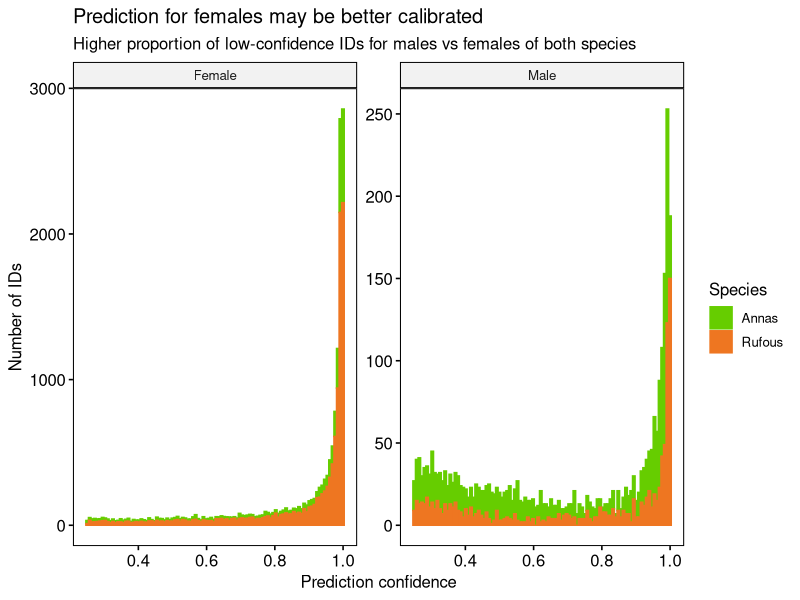
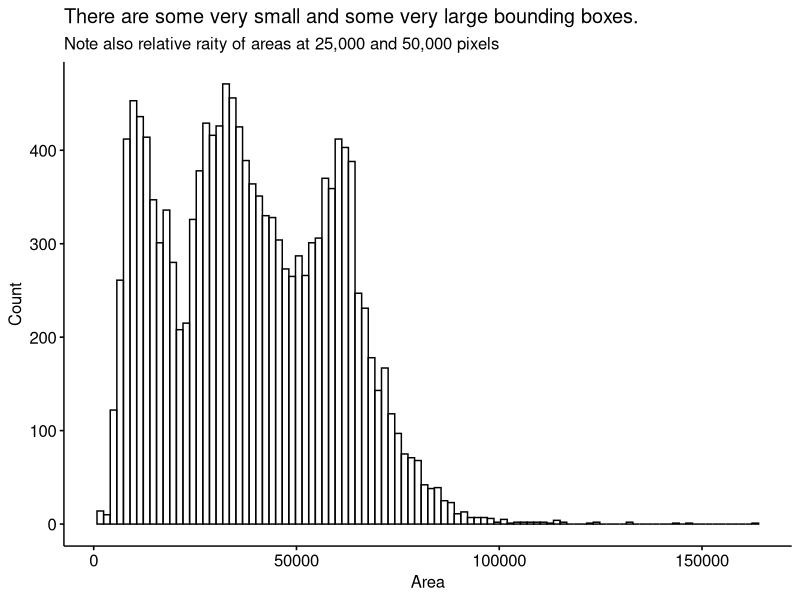
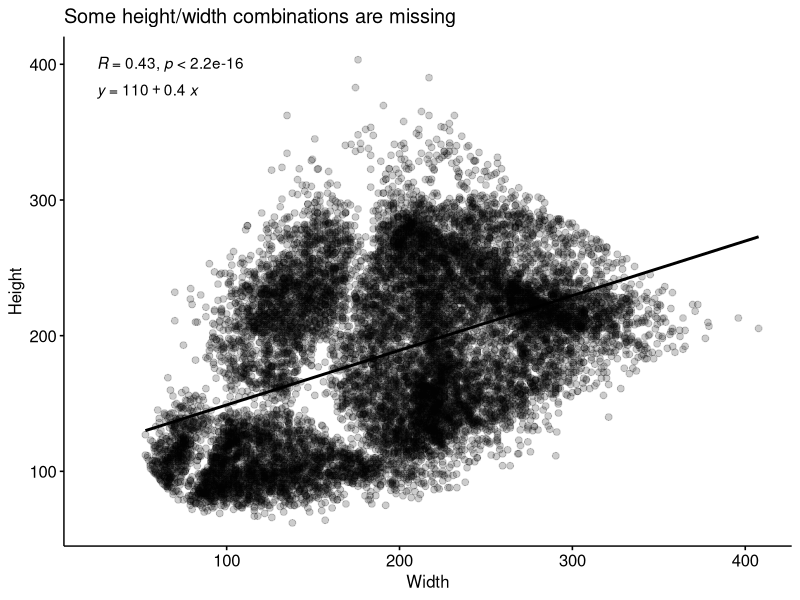
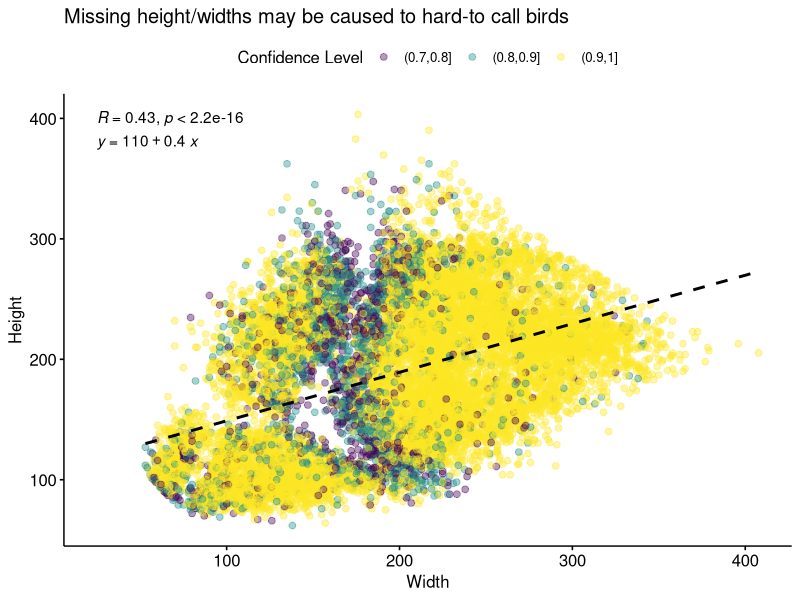
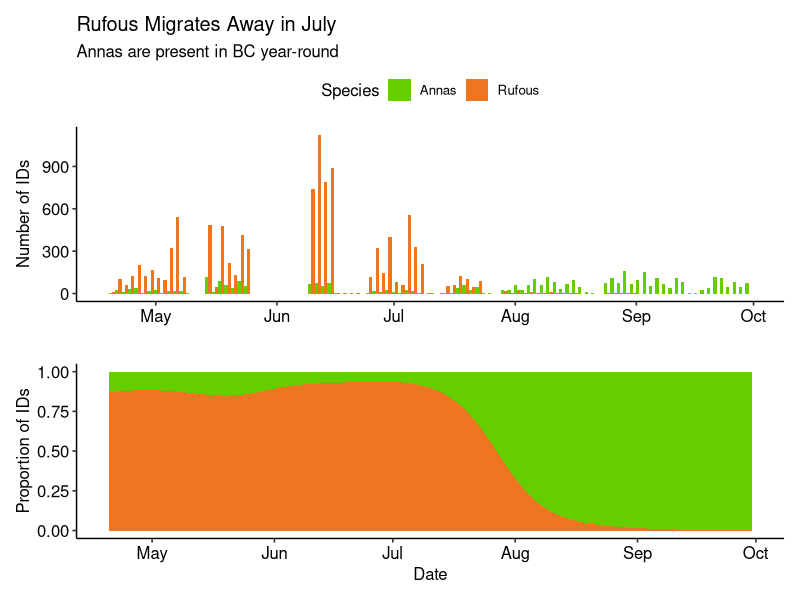
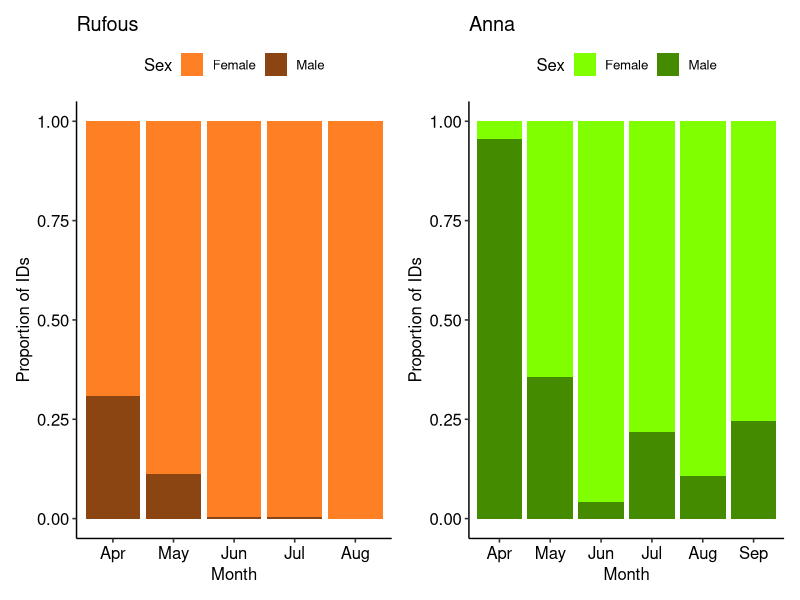
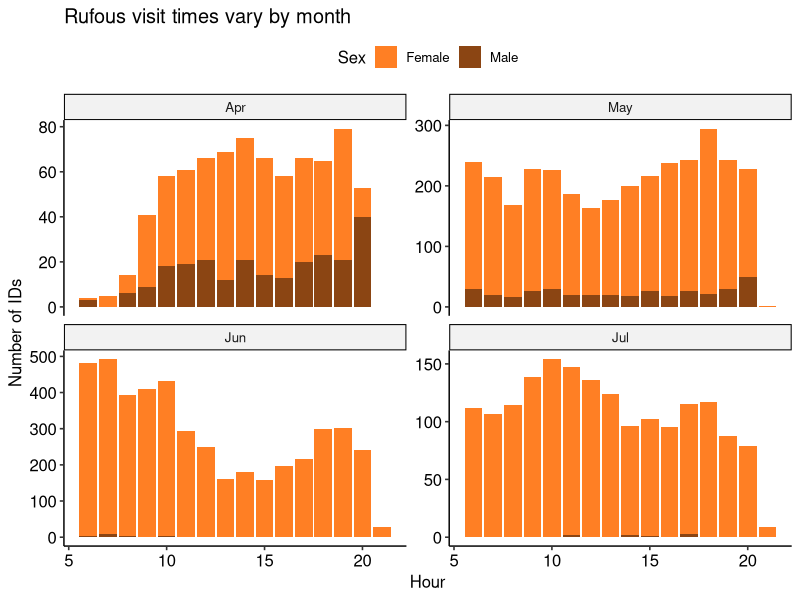
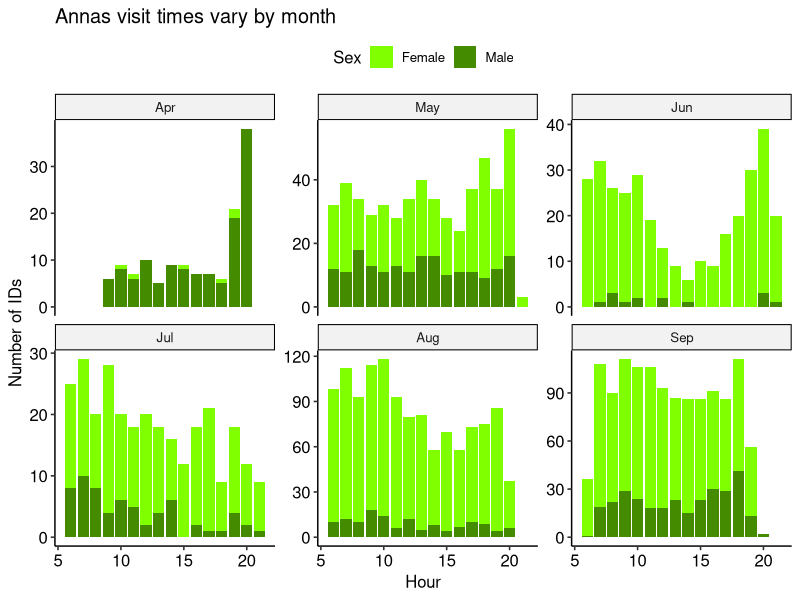

The R source for these figures, in order:
## ---- chunk 1
library(tidyverse)
library(lubridate)
library(patchwork)
library(ggpubr)

#weather <- read_csv('https://github.com/teaswamp-creations/galiwatch.ca/raw/quarto-website/posts/hummer-watch/WS_hours.csv') %>%
weather <- read_csv('WS_hours.csv') %>%
  # retain only non-duplicates
  distinct() %>%
  # Clean up timestamps, convert to celsius
  mutate(Date = ymd(Date), 
         MergeTime = ymd_hms(paste(Date, Time)),
         `Temp C` = (`Outdoor Temperature F`-32) * (5/9)
         )

# classifier labels
classes = c('Rufous_Male', 'Annas_Male', 'Person', 'Annas_Female', 'Rufous_Female')

# read in bird detection data, and do some basic data cleaning
#bird <- read_csv('https://raw.githubusercontent.com/teaswamp-creations/galiwatch.ca/quarto-website/posts/hummer-watch/2021_reprocessed_hummers_combo_2023.csv') %>% 
bird <- read_csv('2021_reprocessed_hummers_combo_2023.csv') %>%
  # lookup labels
  mutate(class = classes[label + 1]) %>%
  # put columns into tidy format
  separate(class, into=c('Species', 'Sex'), sep='_') %>%
  separate(image, into=c('Date', 'image'), sep="_", remove = F) %>%
  separate(image, into=c('hhmm'), sep=".jpg", extra = 'drop') %>%
  # clean up timestamps
  mutate(Timestamp = ymd_hm(paste(Date, hhmm))) %>%
  # remove people
  filter(label != 2) %>%
  # change column types, correct for variable image size
  mutate(Date=ymd(Date),
         Month=factor(month(Date, label = T)),
         Hour=hour(Timestamp),
         Species = ordered(Species),
         Sex = factor(Sex),
         ymin2 = ymin,
         ymin = (y_size - ymax),
         ymax = (y_size - ymin2),
         MergeTime = floor_date(Timestamp, 'hour')
  ) %>%
  # correct for variable image size
  mutate(
    ymin = ifelse(y_size == 420, ymin * (616/420), ymin),
    ymax = ifelse(y_size == 420, ymax * (616/420), ymax),
    xmin = ifelse(y_size == 420, xmin * (616/420), xmin),
    xmax = ifelse(y_size == 420, xmax * (616/420), xmax),
  ) 
## ---- chunk 2
knitr::kable(head(weather))
## ---- chunk 3
knitr::kable(head(bird))
## ---- chunk 4
bird %>%
  group_by(Species, Sex) %>%
  summarise('Number of ids' = n(), .groups = 'keep') %>%
  kableExtra::kbl() %>%
  kableExtra::kable_styling(full_width = F)
## ---- chunk 5
bird %>%
  gghistogram(x = 'confidence', fill = 'Species', color='Species', bins=100,
              facet.by = 'Sex', scales = 'free_y', alpha=1, position='stack') +
  labs(title = 'Prediction for females may be better calibrated',
       subtitle = 'Higher proportion of low-confidence IDs for males vs females of both species', 
       x = 'Prediction confidence', y = 'Number of IDs') + 
  theme(legend.position = 'right') + 
  scale_fill_manual(values=c('chartreuse3', 'chocolate2')) + 
  scale_colour_manual(values=c('chartreuse3', 'chocolate2'))
## ---- chunk 6
bird <- bird %>%
  filter(!(Timestamp >= ymd('2021-09-01') & Species =='Rufous')) %>%
  filter(Timestamp < ymd('2021-10-01')) %>%
  filter(confidence > 0.7)
## ---- chunk 7
bird <- bird %>%
  mutate(
    Height = ymax-ymin, 
    Width = xmax-xmin, 
    Area = Height * Width
    
  )

bird %>% 
  gghistogram(x="Area", bins = 100) + 
  labs(title = 'There are some very small and some very large bounding boxes.',
       subtitle = "Note also relative raity of areas at 25,000 and 50,000 pixels", y = 'Count')
## ---- chunk 8
bird <- bird %>% 
  filter(Area > quantile(bird$Area, 0.01) & Area < quantile(bird$Area, 0.99)) 
## ---- chunk 9
bird %>%
  ggscatter(x = "Width", y = "Height", add = "reg.line", alpha = 0.2, 
            add.params = list(color = "black", fill = "lightgray")) +
  stat_cor(label.x = 25, label.y = 400) +
  stat_regline_equation(label.x = 25, label.y = 380) + 
  labs(title = 'Some height/width combinations are missing')
## ---- chunk 10
bird %>%
  mutate(confidence_lvl = cut(confidence, c(0.6, 0.7, 0.8, 0.9, 1), ordered_result=T)) %>%
  ggscatter(x = "Width", y = "Height", add = "reg.line", alpha = 0.4, color= 'confidence_lvl',
            add.params = list(color = "black", fill = "lightgray", linetype='dashed')) +
  stat_cor(label.x = 25, label.y = 400) +
  stat_regline_equation(label.x = 25, label.y = 380) + 
  labs(title = 'Missing height/widths may be caused to hard-to call birds',
       colour = 'Confidence Level') 

## ---- chunk 11
bird %>%
  group_by(Species, Sex) %>%
  summarise('Number of IDs' = n(), .groups = 'keep') %>%
  kableExtra::kbl() %>%
  kableExtra::kable_styling(full_width = F)
## ---- chunk 12
p1 <- bird %>%
  ggplot() + 
  aes(x = Date, fill = Species) + 
  geom_histogram(bins=100, position='dodge') + 
  labs(y='Number of IDs', x='', title='Rufous Migrates Away in July',
       subtitle = 'Annas are present in BC year-round') + 
  scale_fill_manual(values=c('chartreuse3', 'chocolate2')) + 
  #facet_wrap('~Species') +
  theme_pubr() 

p2 <- bird %>% 
  ggplot() + 
  aes(x = Date, fill = Species, y=after_stat(count)) + 
  geom_density(bw=10, position='fill', show.legend = F, colour =NA) + 
  labs(y='Proportion of IDs') + 
  scale_fill_manual(values=c('chartreuse3', 'chocolate2'))+ 
  theme_pubr()


(p1 / p2) 

## ---- chunk 13
p1 <- bird %>% 
  filter(Species == 'Rufous') %>%
  group_by(Month, Sex) %>% 
  filter(n() > 5) %>%
  ggplot() + 
  aes(x = Month, fill = Sex, y=after_stat(count)) + 
  geom_bar(position='fill', colour =NA)  + 
  labs(y='Proportion of IDs') + 
  scale_fill_manual(values=c('chocolate1', 'chocolate4'))+ 
  theme_pubr() + labs(title='Rufous')

p2 <- bird %>% 
  filter(Species == 'Annas') %>%
  group_by(Month, Sex) %>% 
  filter(n() > 5) %>%
  ggplot() + 
  aes(x = Month, fill = Sex, y=after_stat(count)) + 
  geom_bar(position='fill', colour =NA) + 
  labs(y='Proportion of IDs') + 
  scale_fill_manual(values=c('chartreuse1', 'chartreuse4'))+ 
  theme_pubr() + labs(title='Anna')

(p1) + (p2)
## ---- chunk 14
bird %>%
  filter(Species == 'Rufous') %>%
  filter(Date < ymd('2021-08-01')) %>% 
  ggplot(aes(x=Hour, fill = Sex)) + 
  geom_bar(position = 'stack') + facet_wrap("~Month", scales='free_y') +
  scale_fill_manual(values=c('chocolate1', 'chocolate4')) + 
  labs(title='Rufous visit times vary by month', y = 'Number of IDs') + 
  theme_pubr()

## ---- chunk 15

bird %>%
  filter(Species == 'Annas') %>%
  ggplot(aes(x=Hour, fill = Sex)) + 
  geom_bar(position='stack') + facet_wrap("~Month", scales='free_y') + 
  scale_fill_manual(values=c('chartreuse1', 'chartreuse4')) + 
  labs(title='Annas visit times vary by month', y = 'Number of IDs') + 
  theme_pubr()

## ---- chunk 16

merge(bird, weather, all.x=T) %>%
  filter(Species=='Rufous') %>%
  filter(Date < ymd('2021-08-01')) %>% 
  group_by(Month, Hour, Species) %>%
  summarise(n=n(), temp = median(`Temp C`, na.rm=T), .groups='keep') %>%
  ggplot(aes(x=temp, y = n))+ 
  geom_point(colour = 'chocolate2') + 
  geom_smooth(method='lm', colour = 'chocolate4') +
  labs(title='Rufous', x='Temperature (C)', y = 'Number of Visits')+
  facet_wrap("Month", nrow=2, scales = "free_y")+
  theme_pubr()
## ---- chunk 17

merge(bird, weather, all.x=T) %>%
  filter(Species=='Annas') %>%
  group_by(Month, Hour, Species) %>%
  summarise(n=n(), temp = median(`Temp C`, na.rm=T), .groups='keep') %>%
  ggplot(aes(x=temp, y = n))+ 
  geom_point(colour = 'chartreuse3') + 
  geom_smooth(method='lm', colour = 'chartreuse4') +
  labs(title='Anna', x='Temperature (C)', y = 'Number of Visits')+
  facet_wrap("Month", scales = "free_y")+ 
  theme_pubr()
